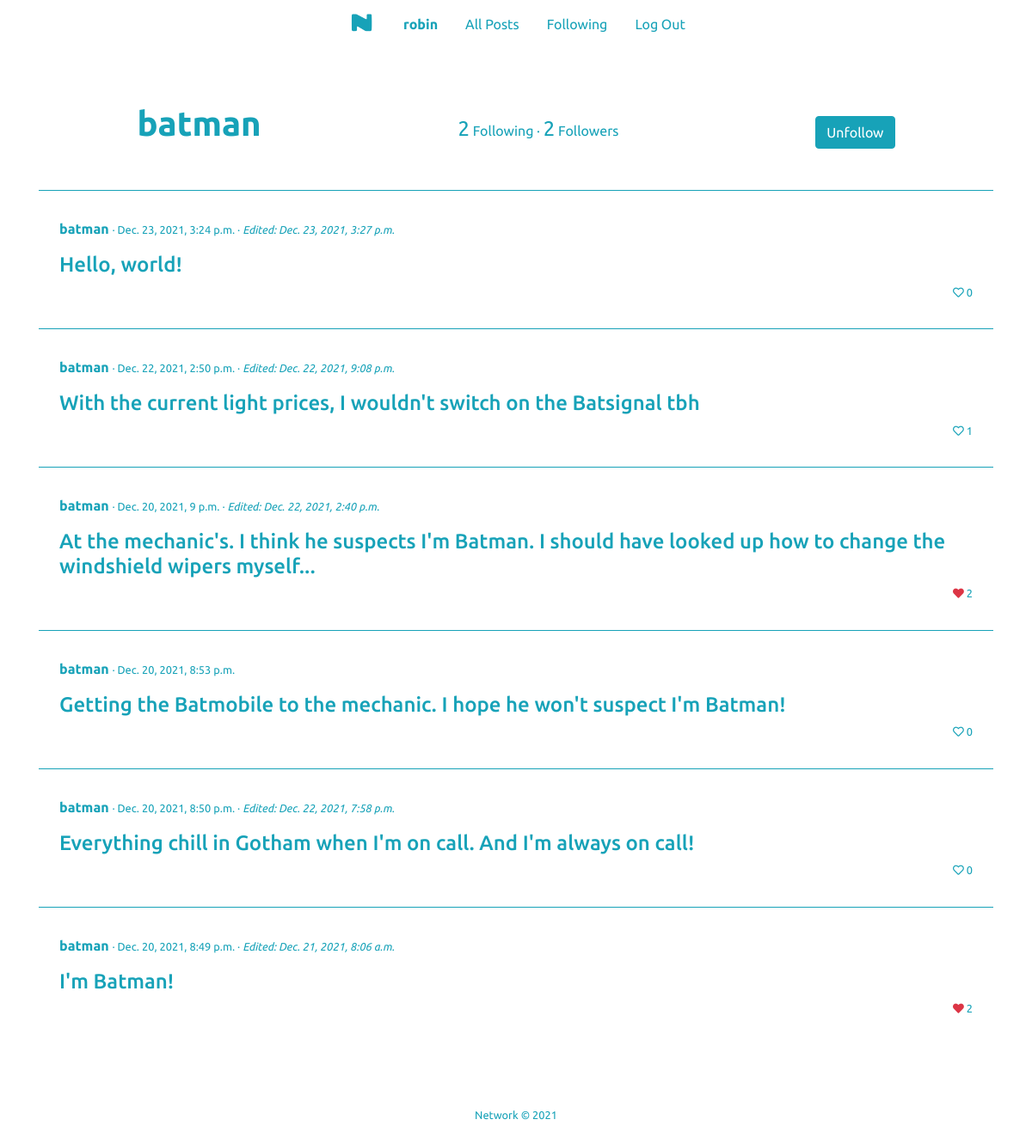
The app's page /network/profile/batman (signed in) with its own data.
### network/models.py (models this page shows, shortened)
class User(AbstractUser):
    pass

class Post(models.Model):
    text = models.TextField(max_length=300)
    author = models.ForeignKey("User", on_delete=models.PROTECT, related_name="post_author")
    timestamp = models.DateTimeField(auto_now_add=True)
    modified = models.DateTimeField(auto_now=True)
    liked = models.ManyToManyField("User", blank=True, related_name="likedby")

### network/views.py (the view)
# urls.py: path("network/profile/<str:user>", views.profile, name="profile"),
def profile(request, user):
    profiler = User.objects.get(username=user)
    postslist = Post.objects.filter(author=profiler).order_by("-timestamp")
    paginator = Paginator(postslist, 10) # Show 10 posts per page.
    page = request.GET.get('page', 1)
    try:
        posts = paginator.page(page)
    except PageNotAnInteger:
        posts = paginator.page(1)
    except EmptyPage:
        posts = paginator.page(paginator.num_pages)
    following = Following.objects.filter(user_id=profiler).count()
    followers = Following.objects.filter(following=profiler).count()
    selfprofile = False
    isfollower = False
    if request.user.is_authenticated:
        loggeduser = User.objects.get(username=request.user)
        if loggeduser == profiler:
            selfprofile = True
        checkfollowers = Following.objects.filter(following=profiler).values_list('user_id', flat=True)
        for person in checkfollowers:
            if person == loggeduser.id:
                isfollower = True
    return render(request, "network/profile.html", {
        "posts": posts,
        "profiler": profiler,
        "following": following,
        "followers": followers,
        "selfprofile": selfprofile,
        "isfollower": isfollower
    })

### network/templates/network/profile.html (shortened to what this page needs)
{% extends "network/layout.html" %}
{% load static %}
{% block body %}
    <div class="container mt-5 pt-3">
        <div class="flex-container text-center mb-5 text-info">
            <div><h1 class="mb-0 font-weight-bold" id="profiler">{{ profiler }}</h1></div>
            <div>
                <p class="mb-0"><span class="followersnum">{{ following }}</span> Following · <span class="followersnum">{{ followers }}</span> Followers</p>
            </div>
            <div>
                {% if user.is_authenticated %}
                    {% if selfprofile %}
                        <button id="follow-selfprofile" type="button" class="btn btn-info disabled no-drop">Follow</button>
                    {% else %}
                        {% if isfollower %}
                            <button id="unfollow" type="button" class="btn btn-info">Unfollow</button>
                        {% else %}
                            <button id="follow" type="button" class="btn btn-info">Follow</button>
                        {% endif %}
                    {% endif %}
                {% else %}
                    <button id="follow-notuser" type="button" class="btn btn-info disabled no-drop">Follow</button>
                {% endif %}
            </div>
        </div>
        {% for post in posts %}
        <div class="border border-info border-bottom-0 border-left-0 border-right-0 text-info mb-2">
            <div class="mt-4 py-2 px-4">
                <p>
                    <span class="font-weight-bold">{{ post.author }}</span>
                    {% if post.timestamp == post.modified %}
                        <span class="small"> · {{ post.timestamp }}</span>
                    {% else %}
                        <span class="small"> · {{ post.timestamp }} · <em>Edited: {{ post.modified }}</em></span>
                    {% endif %}
                </p>
                <h4 class="mt4">{{ post.text }}</h4>
                {% if user.is_authenticated %}
                    {% if user == post.author %}
                        <p class="small text-right">
                            <i class='far fa-heart heart like-author no-drop'></i> {{ post.liked.all.count }}
                        </p>
                    {% else %}
                        {% if user in post.liked.all %}
                            <p class="small text-right">
                                <i data-postid="{{ post.id }}" class='fas fa-heart text-danger heart heart-dislike'></i> {{ post.liked.all.count }}
                            </p>
                        {% else %}
                            <p class="small text-right">
                                <i data-postid="{{ post.id }}" class='far fa-heart heart heart-like'></i> {{ post.liked.all.count }}
                            </p>
                        {% endif %}
                    {% endif %}
                {% else %}
                    <p class="small text-right">
                        <i class='far fa-heart heart like-nonuser no-drop'></i> {{ post.liked.all.count }}
                    </p>
                {% endif %}
            </div>
        </div>
        {% endfor %}
    </div>
{% endblock %}

### network/templates/network/layout.html (shortened to what this page needs)
{% load static %}
<!DOCTYPE html>
<html lang="en">
    <head>
        <link rel="stylesheet" href="https://stackpath.bootstrapcdn.com/bootstrap/4.4.1/css/bootstrap.min.css">
        <link href="{% static 'network/styles.css' %}" rel="stylesheet">
        <link rel="stylesheet" href="https://use.fontawesome.com/releases/v5.7.0/css/all.css">
    </head>
    <body class="d-flex flex-column min-vh-100">
        <nav class="navbar navbar-expand-lg bg-white justify-content-center">
            <div>
              <ul class="navbar-nav mr-auto">
                <li class="nav-item"><a class="nav-link text-info" href="{% url 'index' %}"><img src="{% static 'network/logo-nobg-xs.png' %}" class="logonav"></a></li>
                {% if user.is_authenticated %}
                    <li class="nav-item">
                        <a class="nav-link text-info px-3" href="{% url 'profile' user.username %}"><strong>{{ user.username }}</strong></a>
                    </li>
                {% endif %}
                <li class="nav-item">
                    <a class="nav-link text-info px-3" href="{% url 'allposts' %}">All Posts</a>
                </li>
                {% if user.is_authenticated %}
                    <li class="nav-item">
                        <a class="nav-link text-info px-3" href="{% url 'following' %}">Following</a>
                    </li>
                    <li class="nav-item">
                        <a class="nav-link text-info px-3" href="{% url 'logout' %}">Log Out</a>
                    </li>
                {% endif %}
              </ul>
            </div>
        </nav>
        <div class="body mb-5">
            {% block body %}
            {% endblock %}
        </div>
        <footer class="text-info text-center small mt-auto pt-4">Network &#169; 2021</footer>
    </body>
</html>

### network/static/network/styles.css (style rules this page uses)
:root { --blueinfo: #17a2b8; --blueinfohover: #138496; }
body { font-family: 'Ubuntu', sans-serif; }
footer { height: 100px; color: rgba(255,255,255,.5); }
.logonav { display: block; margin-left: auto; margin-right: auto; width: 50%; }
.flex-container { display: flex; flex-wrap: wrap; justify-content: space-around; align-items: baseline; }
.followersnum { font-size: 1.5rem; }

### records on screen
User: username "robin"
User: username "batman"
Post: author "batman", timestamp "Dec. 23, 2021, 3:24 p.m.", modified "Dec. 23, 2021, 3:27 p.m.", text "Hello, world!", liked.all.count "0"
Post: author "batman", timestamp "Dec. 22, 2021, 2:50 p.m.", modified "Dec. 22, 2021, 9:08 p.m.", text "With the current light prices, I wouldn't switch on the Batsignal tbh", liked.all.count "1"
Post: author "batman", timestamp "Dec. 20, 2021, 9 p.m.", modified "Dec. 22, 2021, 2:40 p.m.", text "At the mechanic's. I think he suspects I'm Batman. I should have looked up how to change the windshield wipers myself...", liked.all.count "2"
Post: author "batman", timestamp "Dec. 20, 2021, 8:53 p.m.", text "Getting the Batmobile to the mechanic. I hope he won't suspect I'm Batman!", liked.all.count "0"
Post: author "batman", timestamp "Dec. 20, 2021, 8:50 p.m.", modified "Dec. 22, 2021, 7:58 p.m.", text "Everything chill in Gotham when I'm on call. And I'm always on call!", liked.all.count "0"
Post: author "batman", timestamp "Dec. 20, 2021, 8:49 p.m.", modified "Dec. 21, 2021, 8:06 a.m.", text "I'm Batman!", liked.all.count "2"

### other values on screen
{{ following }} "2"
{{ followers }} "2"
